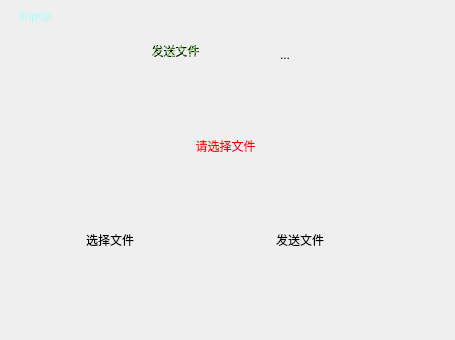
<?xml version="1.0" encoding="UTF-8"?>
<ui version="4.0">
 <class>sendfiledialog</class>
 <widget class="QWidget" name="sendfiledialog">
  <property name="geometry">
   <rect>
    <x>0</x>
    <y>0</y>
    <width>455</width>
    <height>340</height>
   </rect>
  </property>
  <property name="minimumSize">
   <size>
    <width>455</width>
    <height>340</height>
   </size>
  </property>
  <property name="maximumSize">
   <size>
    <width>455</width>
    <height>340</height>
   </size>
  </property>
  <property name="windowTitle">
   <string>SendFile</string>
  </property>
  <property name="styleSheet">
   <string notr="true">QWidget#widget
{
	
	background-image: url(:/QT/icon/background.png);
}</string>
  </property>
  <widget class="QLabel" name="label_title">
   <property name="geometry">
    <rect>
     <x>90</x>
     <y>30</y>
     <width>171</width>
     <height>41</height>
    </rect>
   </property>
   <property name="styleSheet">
    <string notr="true">font: 28pt &quot;华文隶书&quot;;
color: qlineargradient(spread:repeat, x1:0.72043, y1:0.732955, x2:1, y2:1, stop:0.134409 rgba(0, 0, 0, 255), stop:0.833333 rgba(96, 198, 66, 233));</string>
   </property>
   <property name="text">
    <string>发送文件</string>
   </property>
   <property name="alignment">
    <set>Qt::AlignCenter</set>
   </property>
  </widget>
  <widget class="QLabel" name="label_message">
   <property name="geometry">
    <rect>
     <x>50</x>
     <y>120</y>
     <width>351</width>
     <height>51</height>
    </rect>
   </property>
   <property name="styleSheet">
    <string notr="true">font: 75 12pt &quot;Comic Sans MS&quot;;
color: rgb(255, 0, 0);</string>
   </property>
   <property name="text">
    <string>请选择文件</string>
   </property>
   <property name="alignment">
    <set>Qt::AlignCenter</set>
   </property>
  </widget>
  <widget class="QToolButton" name="pushButton_selectfile">
   <property name="geometry">
    <rect>
     <x>50</x>
     <y>180</y>
     <width>120</width>
     <height>120</height>
    </rect>
   </property>
   <property name="minimumSize">
    <size>
     <width>120</width>
     <height>120</height>
    </size>
   </property>
   <property name="maximumSize">
    <size>
     <width>120</width>
     <height>120</height>
    </size>
   </property>
   <property name="styleSheet">
    <string notr="true">
	border-style:none;
	font: 18pt &quot;华文隶书&quot;;


</string>
   </property>
   <property name="text">
    <string>选择文件</string>
   </property>
   <property name="icon">
    <iconset resource="Client.qrc">
     <normaloff>:/QT/icon/选择文件.png</normaloff>:/QT/icon/选择文件.png</iconset>
   </property>
   <property name="iconSize">
    <size>
     <width>75</width>
     <height>75</height>
    </size>
   </property>
   <property name="toolButtonStyle">
    <enum>Qt::ToolButtonTextUnderIcon</enum>
   </property>
  </widget>
  <widget class="QToolButton" name="pushButton_sendfile">
   <property name="geometry">
    <rect>
     <x>240</x>
     <y>180</y>
     <width>120</width>
     <height>120</height>
    </rect>
   </property>
   <property name="minimumSize">
    <size>
     <width>120</width>
     <height>120</height>
    </size>
   </property>
   <property name="maximumSize">
    <size>
     <width>120</width>
     <height>120</height>
    </size>
   </property>
   <property name="styleSheet">
    <string notr="true">
	border-style:none;
	font: 18pt &quot;华文隶书&quot;;


</string>
   </property>
   <property name="text">
    <string>发送文件</string>
   </property>
   <property name="icon">
    <iconset resource="Client.qrc">
     <normaloff>:/QT/icon/Send.png</normaloff>:/QT/icon/Send.png</iconset>
   </property>
   <property name="iconSize">
    <size>
     <width>75</width>
     <height>75</height>
    </size>
   </property>
   <property name="toolButtonStyle">
    <enum>Qt::ToolButtonTextUnderIcon</enum>
   </property>
  </widget>
  <widget class="QWidget" name="widget" native="true">
   <property name="geometry">
    <rect>
     <x>0</x>
     <y>0</y>
     <width>455</width>
     <height>340</height>
    </rect>
   </property>
   <property name="minimumSize">
    <size>
     <width>455</width>
     <height>340</height>
    </size>
   </property>
   <property name="maximumSize">
    <size>
     <width>455</width>
     <height>340</height>
    </size>
   </property>
   <widget class="QToolButton" name="toolButton">
    <property name="geometry">
     <rect>
      <x>240</x>
      <y>10</y>
      <width>90</width>
      <height>90</height>
     </rect>
    </property>
    <property name="minimumSize">
     <size>
      <width>90</width>
      <height>90</height>
     </size>
    </property>
    <property name="maximumSize">
     <size>
      <width>90</width>
      <height>90</height>
     </size>
    </property>
    <property name="styleSheet">
     <string notr="true">border-style:none;
</string>
    </property>
    <property name="text">
     <string>...</string>
    </property>
    <property name="icon">
     <iconset resource="Client.qrc">
      <normaloff>:/QT/icon/短信.png</normaloff>:/QT/icon/短信.png</iconset>
    </property>
    <property name="iconSize">
     <size>
      <width>75</width>
      <height>75</height>
     </size>
    </property>
   </widget>
   <widget class="QLabel" name="label_people">
    <property name="geometry">
     <rect>
      <x>-50</x>
      <y>-10</y>
      <width>171</width>
      <height>51</height>
     </rect>
    </property>
    <property name="styleSheet">
     <string notr="true">font: 75 14pt &quot;Comic Sans MS&quot;;
color: rgb(170, 255, 255);</string>
    </property>
    <property name="text">
     <string>linpop</string>
    </property>
    <property name="alignment">
     <set>Qt::AlignCenter</set>
    </property>
   </widget>
  </widget>
  <zorder>widget</zorder>
  <zorder>label_title</zorder>
  <zorder>label_message</zorder>
  <zorder>pushButton_selectfile</zorder>
  <zorder>pushButton_sendfile</zorder>
 </widget>
 <resources>
  <include location="Client.qrc"/>
 </resources>
 <connections/>
</ui>
